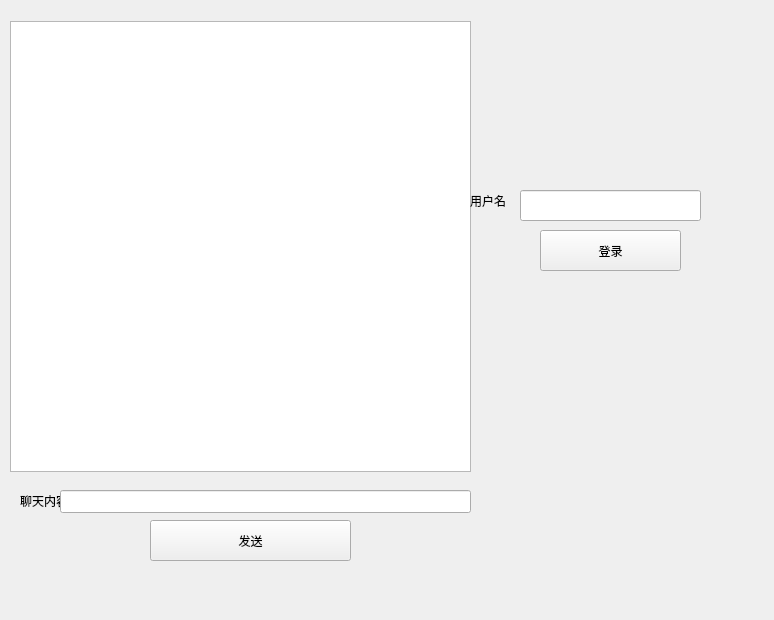
<?xml version="1.0" encoding="UTF-8"?>
<ui version="4.0">
 <class>client</class>
 <widget class="QWidget" name="client">
  <property name="geometry">
   <rect>
    <x>0</x>
    <y>0</y>
    <width>774</width>
    <height>620</height>
   </rect>
  </property>
  <property name="windowTitle">
   <string>Widget</string>
  </property>
  <widget class="QTextEdit" name="textEdit">
   <property name="geometry">
    <rect>
     <x>10</x>
     <y>21</y>
     <width>461</width>
     <height>451</height>
    </rect>
   </property>
   <property name="readOnly">
    <bool>true</bool>
   </property>
  </widget>
  <widget class="QLabel" name="label">
   <property name="geometry">
    <rect>
     <x>470</x>
     <y>170</y>
     <width>91</width>
     <height>61</height>
    </rect>
   </property>
   <property name="text">
    <string>用户名</string>
   </property>
  </widget>
  <widget class="QPushButton" name="pushButton">
   <property name="geometry">
    <rect>
     <x>540</x>
     <y>230</y>
     <width>141</width>
     <height>41</height>
    </rect>
   </property>
   <property name="styleSheet">
    <string notr="true">background-image: linear-gradient(120deg, #a1c4fd 0%, #c2e9fb 100%);</string>
   </property>
   <property name="text">
    <string>登录</string>
   </property>
  </widget>
  <widget class="QLabel" name="label_2">
   <property name="geometry">
    <rect>
     <x>20</x>
     <y>470</y>
     <width>101</width>
     <height>61</height>
    </rect>
   </property>
   <property name="text">
    <string>聊天内容</string>
   </property>
  </widget>
  <widget class="QLineEdit" name="lineEdit_3">
   <property name="geometry">
    <rect>
     <x>60</x>
     <y>490</y>
     <width>411</width>
     <height>23</height>
    </rect>
   </property>
  </widget>
  <widget class="QPushButton" name="pushButton_2">
   <property name="geometry">
    <rect>
     <x>150</x>
     <y>520</y>
     <width>201</width>
     <height>41</height>
    </rect>
   </property>
   <property name="text">
    <string>发送</string>
   </property>
  </widget>
  <widget class="QLineEdit" name="lineEdit_4">
   <property name="geometry">
    <rect>
     <x>520</x>
     <y>190</y>
     <width>181</width>
     <height>31</height>
    </rect>
   </property>
  </widget>
  <widget class="QLabel" name="userpicLabel">
   <property name="geometry">
    <rect>
     <x>560</x>
     <y>60</y>
     <width>91</width>
     <height>111</height>
    </rect>
   </property>
   <property name="text">
    <string/>
   </property>
  </widget>
  <widget class="QLabel" name="label_3">
   <property name="geometry">
    <rect>
     <x>520</x>
     <y>360</y>
     <width>211</width>
     <height>181</height>
    </rect>
   </property>
   <property name="text">
    <string/>
   </property>
  </widget>
 </widget>
 <resources/>
 <connections/>
</ui>
